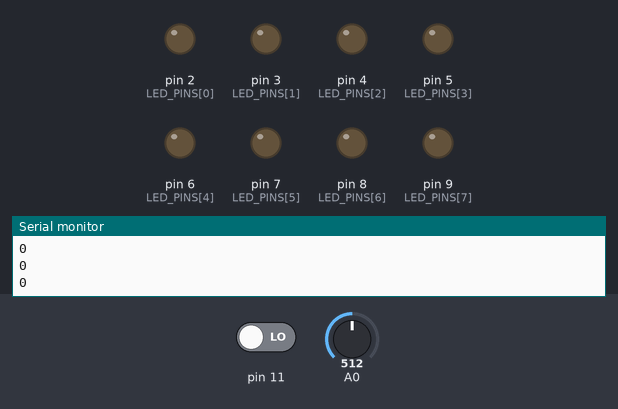
Bench run of a program on a simulated Arduino Uno, built with avr-gcc and run on an emulated ATmega328P. Parts: output pins drawn as LEDs (lit = HIGH), the last lines printed to the serial monitor. Dashed ring = blinking. The test bench sets the inputs (shaded band); at power-on: pin 11 LOW, A0 = 512. Pins used as bus, display or sensor lines are not drawn.

Above: at 4.7 s.
4.8 s: pin 11 driven LOW
At 5.5 s:
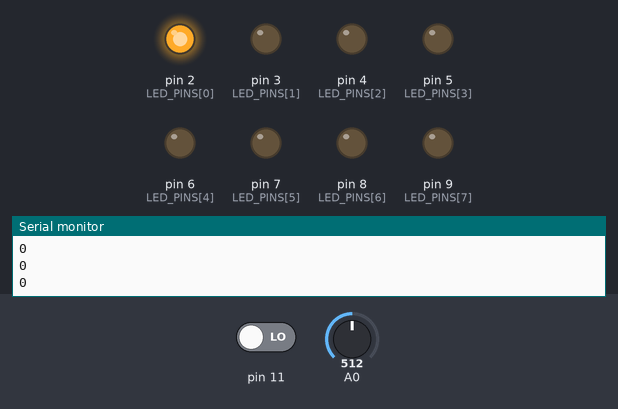
9.1 s: pin 11 driven HIGH
At 10.1 s:
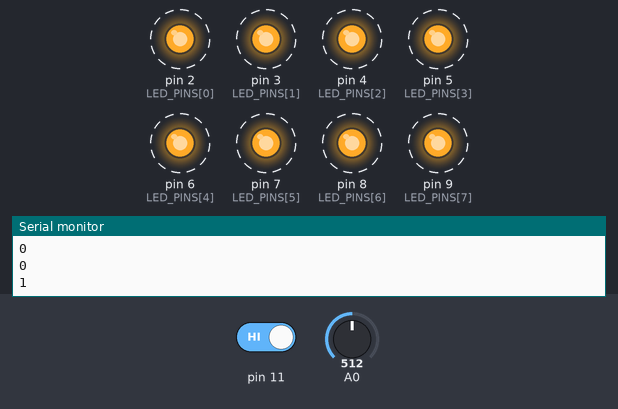
Timing chart, 0 to 20.2 s (numbered marks = the images above; inputs shaded):
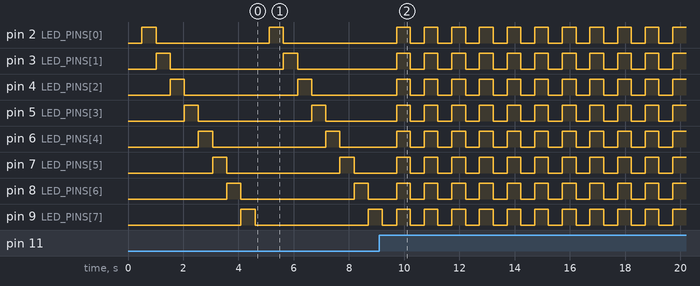

Measured:
- after the input at 9.1 s, pin 2 (LED_PINS[0]): alternates HIGH for 0.50 s and LOW for 0.50 s, starting after 1.6 s; pin 3 (LED_PINS[1]), pin 4 (LED_PINS[2]), pin 5 (LED_PINS[3]), pin 6 (LED_PINS[4]), pin 7 (LED_PINS[5]), pin 8 (LED_PINS[6]), pin 9 (LED_PINS[7]): alternates HIGH for 0.50 s and LOW for 0.50 s, starting after 0.62 s

The program:

main.cpp
```cpp
#include <Arduino.h>

// LEDを制御するためのピン番号
const byte LED_PINS[] = {2, 3, 4, 5, 6, 7, 8, 9};

// LEDのピン番号を定義
int ledPins[] = {2, 3, 4, 5, 6, 7, 8, 9};

// ピン11の状態を保存する変数
int pin11State = LOW;

// LED点滅のための変数
unsigned long previousMillis = 0; // 前回LEDが点滅した時間
const long interval = 500;        // LEDの点滅周期

void setup()
{
  // 各LEDのピンをOUTPUTに設定
  for (int i = 0; i < 9; i++)
  {
    pinMode(LED_PINS[i], OUTPUT);
    pinMode(ledPins[i], OUTPUT);
  }

  pinMode(11, INPUT); // ピン11を入力モードに設定する
  Serial.begin(9600); // シリアル通信の初期化
}

void loop()
{
  int buttonState = digitalRead(11); // ピン11の状態を読み取る
  Serial.println(buttonState);       // 状態をシリアルモニタに出力する

  // ピン11がHighになった場合
  if (buttonState == HIGH)
  {
    for (int i = 0; i < 9; i++)
    {
      digitalWrite(LED_PINS[i], HIGH); // LEDを点灯させる
    }
    delay(500); // 0.5秒待つ
    for (int i = 0; i < 9; i++)
    {
      digitalWrite(LED_PINS[i], LOW); // LEDを消灯させる
    }
    delay(500);
  }
  else
  {                                         // Lowになった場合
    unsigned long currentMillis = millis(); // 現在の時間を取得する
    if (currentMillis - previousMillis >= interval)
    {                                 // interval時間経過した場合
      previousMillis = currentMillis; // 前回LEDが点滅した時間を更新する
      // LEDを交互に点滅させるプログラムを実行する
      int speed = analogRead(A0);
      for (int i = 0; i < 9; i++)
      {
        digitalWrite(ledPins[i], HIGH);
        delay(speed);
        digitalWrite(ledPins[i], LOW);
      }
    }
  }
}
```
